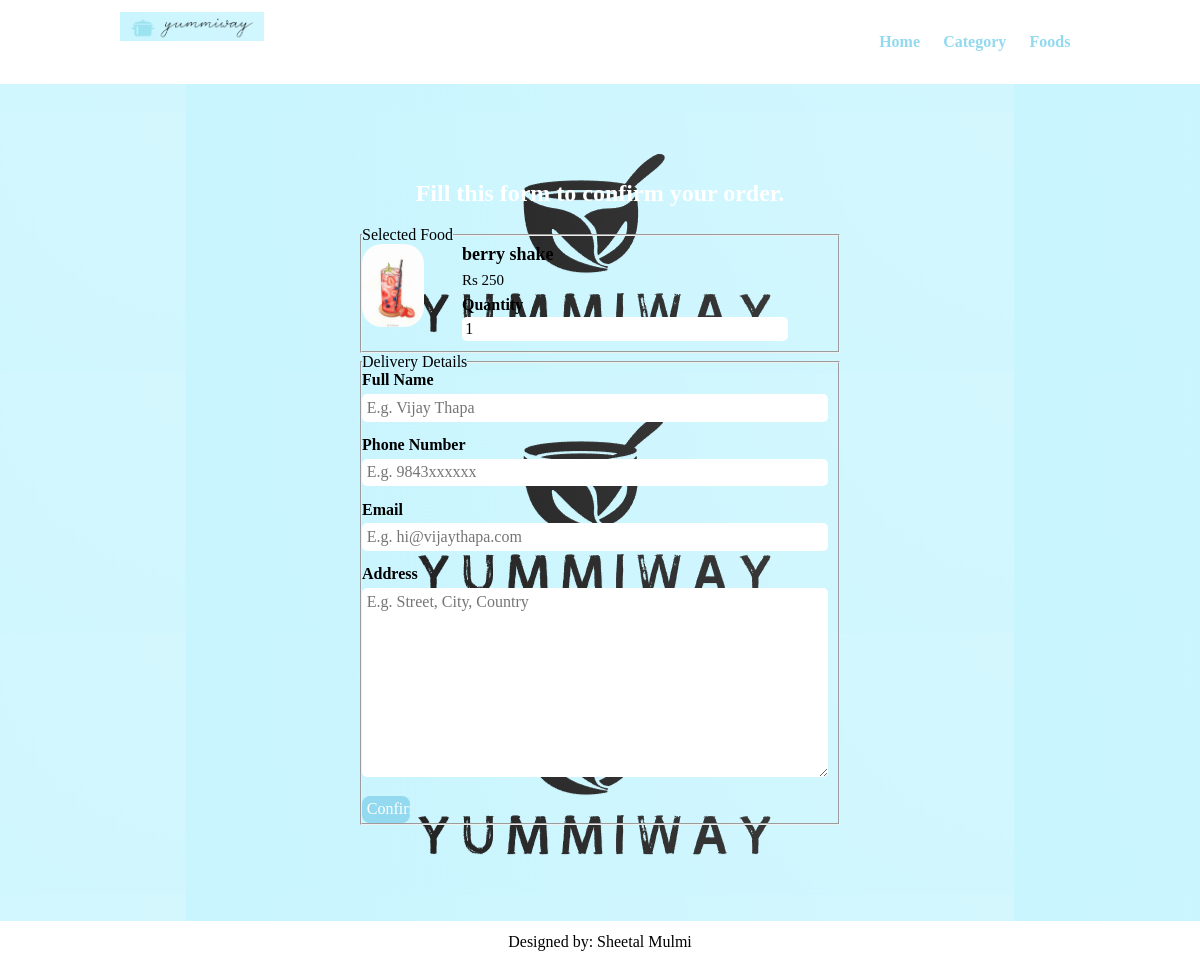
The page /order.php?food_id=1 on the database its author committed.
### tables this page shows
CREATE TABLE `food` (
  `id` int(11) NOT NULL,
  `title` varchar(150) DEFAULT NULL,
  `price` varchar(100) DEFAULT NULL,
  `image_name` varchar(250) DEFAULT NULL,
  `caterory_id` int(11) DEFAULT NULL,
  `featured` varchar(10) DEFAULT NULL,
  `active` varchar(10) DEFAULT NULL
);

### order.php (the view, shortened to what this page needs)
<?php include('partials-front/menu.php'); ?>
    <?php
        if(isset($_GET['food_id']))
        {
            $food_id = $_GET['food_id'];
            $sql = "SELECT * FROM food WHERE id=$food_id";
            $res = mysqli_query($connection, $sql);
            $count = mysqli_num_rows($res);
            if($count==1)
            {
                $row = mysqli_fetch_assoc($res);
                $title = $row['title'];
                $price = $row['price'];
                $image_name = $row['image_name'];
            }
            else
            {
                header('location:http://localhost:3000/Project/index.php');
            }
        }
        else
        {
            header('location:http://localhost:3000/Project/categories.php');
        }
    ?>
    <section class="search-bar">
        <div class="container">
            <h2 class="text-center text-white">Fill this form to confirm your order.</h2>
            <form action="" method="POST" class="order">
                <fieldset>
                    <legend>Selected Food</legend>
                    <div class="food-img">
                        <?php
                            if($image_name=="")
                            {
                                echo "Image not Available.";
                            }
                            else
                            {
                                ?>
                                <img src="http://localhost:3000/Project/images/food/<?php echo $image_name; ?>" alt="Chicke Hawain Pizza" class="img-responsive img-curve">
                                <?php
                            }
                        ?>
                    </div>
                    <div class="food-description">
                        <h3><?php echo $title; ?></h3>
                        <p class="food-price">Rs <?php echo $price; ?></p>
                        <div class="order-label">Quantity</div>
                        <input type="number" name="quantity" class="input-responsive" value="1" required>
                    </div>
                </fieldset>
                <fieldset>
                    <legend>Delivery Details</legend>
                    <div class="order-label">Full Name</div>
                    <input type="text" name="full-name" placeholder="E.g. Vijay Thapa" class="input-responsive" required>
                    <div class="order-label">Phone Number</div>
                    <input type="tel" name="contact" placeholder="E.g. 9843xxxxxx" class="input-responsive" required>
                    <div class="order-label">Email</div>
                    <input type="email" name="email" placeholder="E.g. hi@vijaythapa.com" class="input-responsive" required>
                    <div class="order-label">Address</div>
                    <textarea name="address" rows="10" placeholder="E.g. Street, City, Country" class="input-responsive" required></textarea>
                    <input type="submit" name="submit" value="Confirm Order" class="sub sub-primary">
                </fieldset>
            </form>
        </div>
    </section>
    <?php include('partials-front/footer.php'); ?>

### css/style.css (style rules this page uses)
* { margin: 0 0; padding: 0 0; font-family: 'Times New Roman', Times, serif; }
.container { width: 80%; margin: 0 auto; padding: 1%; }
.text-center { text-align: center; }
.text-white { color: white; }
.sub { padding: 1%; border: none; font-size: 16px; width: 10%; border-radius: 8px; }
.sub-primary { background-color: rgb(147, 217, 239); color: white; cursor: pointer; }
h2 { color:rgb(1, 29, 36); font-size:x-large; margin-bottom: 2%; }
h3 { font-size: large; }
.img-responsive { width: 100%; }
.img-curve { border-radius: 20px; }
.search-bar { background-image: url(../images/background.png); background-size: auto; background-position: center; padding: 7% 0; }
.food-description { width: 70%; float:left; margin-left: 8%; }
.food-price { font-size: 15px; margin: 2% 0; }
.food-img { width: 13%; float: left; }
.order { width: 50%; margin: 0 auto; }
.input-responsive { width: 96%; padding: 1%; margin-bottom: 3%; border: none; border-radius: 5px; font-size: 1rem; }
.order-label { margin-bottom: 1%; font-weight: bold; }

### rows shown on the page
food: image_name (picture), title "berry shake", price "250"
